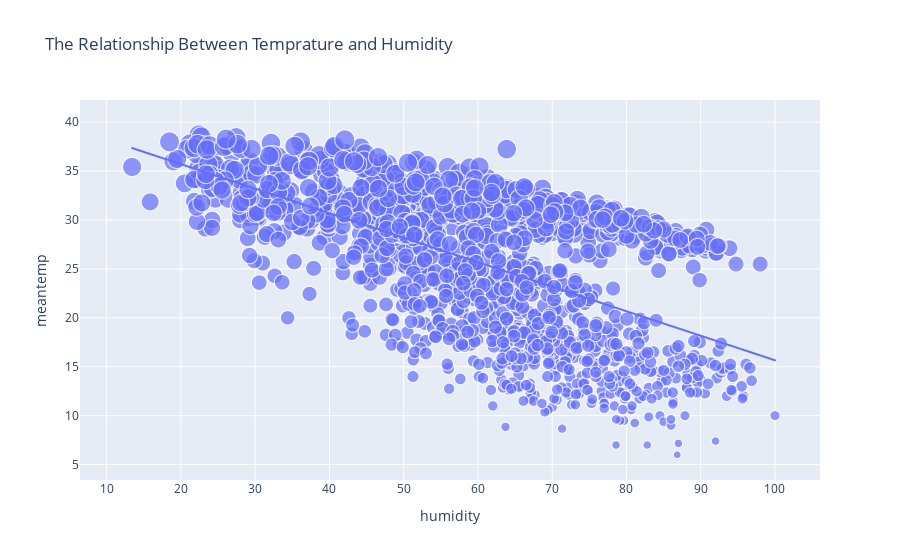

Notebook cell for this chart:
### Code cell
figure = px.scatter(data_frame = data, x='humidity', y='meantemp', size='meantemp', trendline = 'ols', title='The Relationship Between Temprature and Humidity')
figure.show()

### Figure 1 — Plotly figure (JSON) as saved in the notebook; plotly's stock layout.template omitted (floating-point values rounded to 4 significant figures; data arrays with more than 128 entries replaced by an {"elided": "..."} marker saying what was removed)
{"data": [{"hovertemplate": "humidity=%{x}<br>meantemp=%{marker.size}<extra></extra>", "legendgroup": "", "marker": {"color": "#636efa", "size": {"elided": "1462 float values"}, "sizemode": "area", "sizeref": 0.09679, "symbol": "circle"}, "mode": "markers", "name": "", "showlegend": false, "type": "scattergl", "x": {"elided": "1462 float values"}, "xaxis": "x", "y": {"elided": "1462 float values"}, "yaxis": "y"}, {"hovertemplate": "<b>OLS trendline</b><br>meantemp = -0.250617 * humidity + 40.7259<br>R<sup>2</sup>=0.327128<br><br>humidity=%{x}<br>meantemp=%{y} <b>(trend)</b><extra></extra>", "legendgroup": "", "marker": {"color": "#636efa", "symbol": "circle"}, "mode": "lines", "name": "", "showlegend": false, "type": "scattergl", "x": {"elided": "1462 float values"}, "xaxis": "x", "y": {"elided": "1462 float values"}, "yaxis": "y"}], "layout": {"legend": {"itemsizing": "constant", "tracegroupgap": 0}, "title": {"text": "The Relationship Between Temprature and Humidity"}, "xaxis": {"anchor": "y", "domain": [0, 1], "title": {"text": "humidity"}}, "yaxis": {"anchor": "x", "domain": [0, 1], "title": {"text": "meantemp"}}}}
